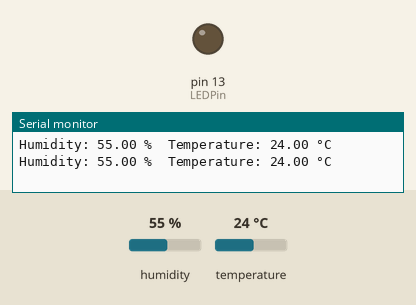
Recording of a sketch running on a simulated Arduino Uno, built with avr-gcc and run on an emulated ATmega328P. On the bench: output pins drawn as LEDs (lit = HIGH), the last lines printed to the serial monitor. The test bench sets the inputs (shaded band); at power-on: temperature 24 °C, humidity 55 %.

Above: at 2.8 s.
2.9 s: temperature set to 29.7 °C
5.6 s: temperature set to 30.9 °C
At 6.9 s:
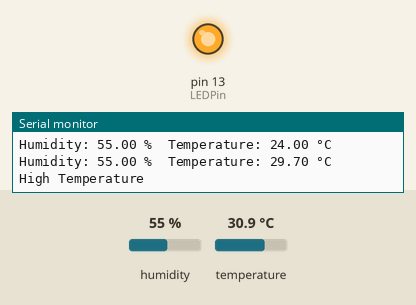
11.6 s: humidity set to 68 %
At 13.7 s:
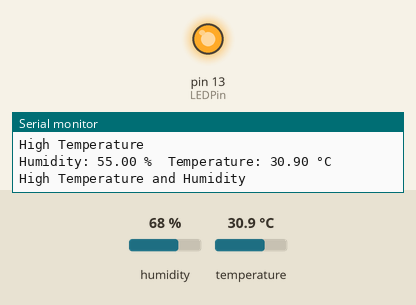
Timing chart, 0 to 15.2 s (numbered marks = the images above; inputs shaded):
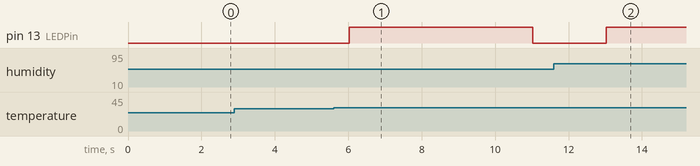

Measured:
- the behaviour switches between 30 and 30.1 °C on temperature (found by bisection; images 0 and 1)
- after the input at 5.6 s, pin 13 (LEDPin): LOW → HIGH after 0.42 s, → LOW 5.0 s later
- after the input at 11.6 s, pin 13 (LEDPin): goes on until 13.0 s, then stays HIGH

The sketch:

dht22_wrt4edw1f.ino
```cpp
#include <DHT.h>

int DHTPIN = 2;
int LEDPin = 13;
#define DHTTYPE DHT22

DHT dht(DHTPIN, DHTTYPE);

void setup() {
  pinMode(LEDPin, OUTPUT);
  Serial.begin(9600);
  dht.begin();
}

void loop() {

  float humidity = dht.readHumidity();
  float temperature = dht.readTemperature();

  if(humidity > 60 && temperature > 30){
    digitalWrite(LEDPin, HIGH);
    Serial.println("High Temperature and Humidity");
    delay(10000);
    digitalWrite(LEDPin, LOW);
  }
  else if(temperature>30){
    digitalWrite(LEDPin, HIGH);
    Serial.println("High Temperature");
    delay(5000);
    digitalWrite(LEDPin, LOW);
  }
  // else if(humidity>60){
  //   digitalWrite(LEDPin, HIGH);
  //   Serial.println("High Humidity");
  //   delay(8000);
  //   digitalWrite(LEDPin, LOW);
  // }

  if (isnan(humidity) || isnan(temperature)) {
    Serial.println("Failed to read from DHT sensor!");
    delay(2000);
    return;
  }

  Serial.print("Humidity: ");
  Serial.print(humidity);
  Serial.print(" %\t");

  Serial.print("Temperature: ");
  Serial.print(temperature);
  Serial.println(" °C");

  delay(2000);
}
```
